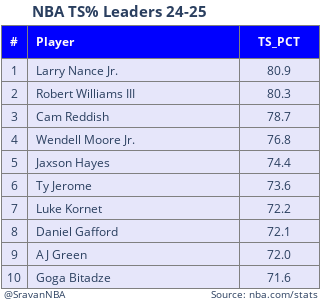

The notebook cell saved with this chart:
### Markdown cell above
## True Shooting

### Code cell
rank_plot(df, "TS_PCT", percent=True, title="NBA TS% Leaders 24-25")

### Figure 1 — Plotly figure (JSON) as saved in the notebook; plotly's stock layout.template omitted (floating-point values rounded to 4 significant figures)
{"data": [{"cells": {"align": ["center", "left", "center"], "fill": {"color": "lavender"}, "height": 23, "line": {"color": "grey"}, "values": [[1, 2, 3, 4, 5, 6, 7, 8, 9, 10], ["Larry Nance Jr.", "Robert Williams III", "Cam Reddish", "Wendell Moore Jr.", "Jaxson Hayes", "Ty Jerome", "Luke Kornet", "Daniel Gafford", "AJ Green", "Goga Bitadze"], ["80.9", "80.3", "78.7", "76.8", "74.4", "73.6", "72.2", "72.1", "72.0", "71.6"]]}, "columnwidth": [5, 40, 15], "header": {"align": ["center", "left", "center"], "fill": {"color": "blue"}, "font": {"color": "snow", "size": 12}, "line": {"color": "grey"}, "values": ["<b>#<b>", "<b>Player<b>", "<b>TS_PCT<b>"]}, "type": "table"}], "layout": {"annotations": [{"font": {"size": 10}, "showarrow": false, "text": "@SravanNBA", "x": 0, "xshift": 1, "y": 0, "yshift": 1}, {"font": {"size": 10}, "showarrow": false, "text": "Source: nba.com/stats", "x": 1, "xshift": 1, "y": 0, "yshift": 1}], "height": 305, "margin": {"b": 1, "l": 1, "r": 1, "t": 25}, "title": {"font": {"size": 15}, "text": "<b>NBA TS% Leaders 24-25<b>", "x": 0.1, "y": 0.98}, "width": 265}}
